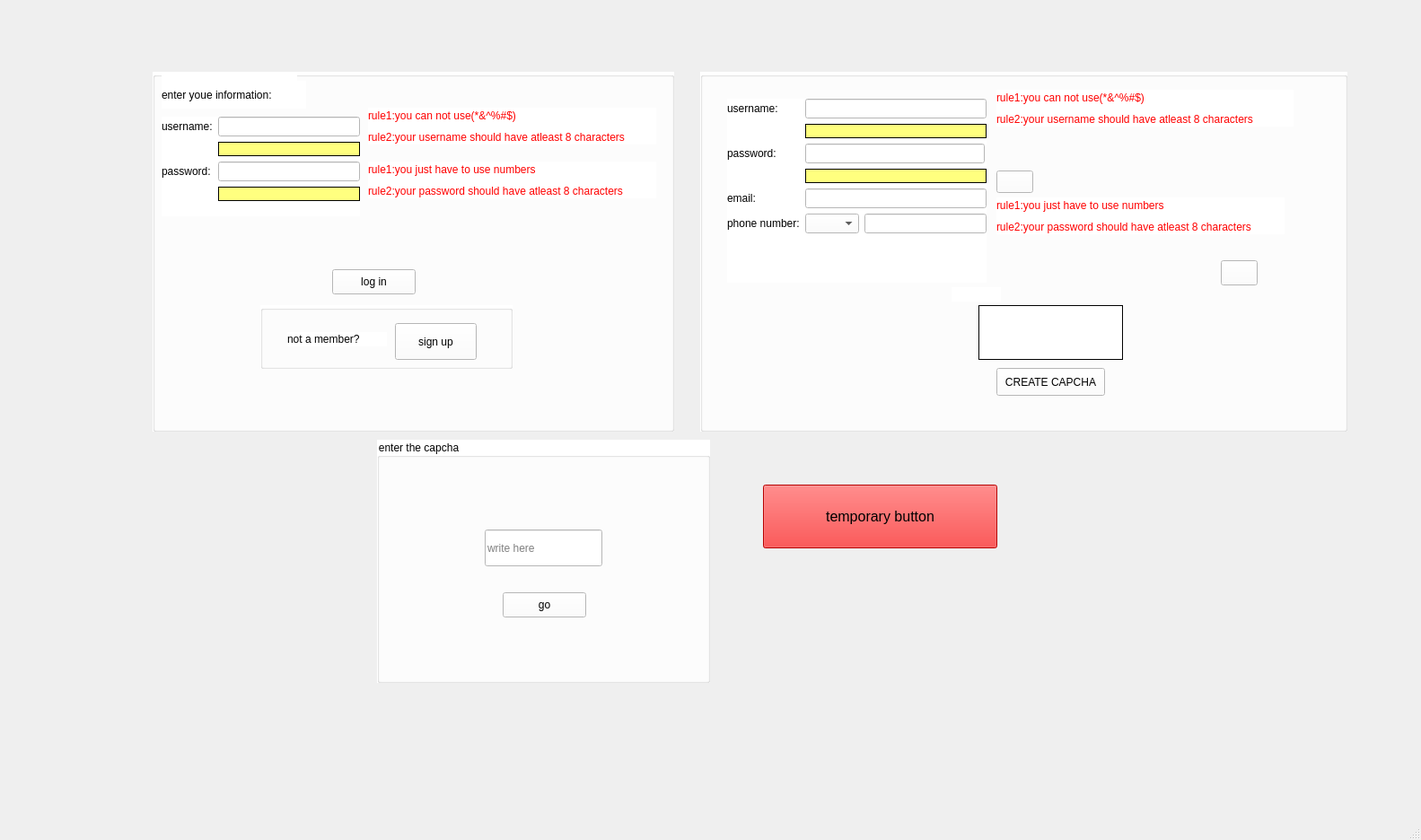
<?xml version="1.0" encoding="UTF-8"?>
<ui version="4.0">
 <class>MainWindow</class>
 <widget class="QMainWindow" name="MainWindow">
  <property name="geometry">
   <rect>
    <x>0</x>
    <y>0</y>
    <width>1583</width>
    <height>936</height>
   </rect>
  </property>
  <property name="windowTitle">
   <string>MainWindow</string>
  </property>
  <property name="styleSheet">
   <string notr="true"/>
  </property>
  <widget class="QWidget" name="centralwidget">
   <widget class="QGroupBox" name="loginBox">
    <property name="geometry">
     <rect>
      <x>170</x>
      <y>80</y>
      <width>581</width>
      <height>401</height>
     </rect>
    </property>
    <property name="styleSheet">
     <string notr="true">background-color: rgb(255, 0, 0);
background-color: rgb(255, 255, 255);</string>
    </property>
    <property name="title">
     <string/>
    </property>
    <widget class="QLabel" name="label">
     <property name="geometry">
      <rect>
       <x>10</x>
       <y>0</y>
       <width>151</width>
       <height>21</height>
      </rect>
     </property>
     <property name="text">
      <string/>
     </property>
    </widget>
    <widget class="QLabel" name="label_2">
     <property name="geometry">
      <rect>
       <x>10</x>
       <y>10</y>
       <width>161</width>
       <height>31</height>
      </rect>
     </property>
     <property name="text">
      <string>enter youe information:</string>
     </property>
    </widget>
    <widget class="QLabel" name="label_3">
     <property name="geometry">
      <rect>
       <x>20</x>
       <y>100</y>
       <width>55</width>
       <height>16</height>
      </rect>
     </property>
     <property name="text">
      <string/>
     </property>
    </widget>
    <widget class="QPushButton" name="login_Button">
     <property name="geometry">
      <rect>
       <x>200</x>
       <y>220</y>
       <width>93</width>
       <height>28</height>
      </rect>
     </property>
     <property name="text">
      <string>log in</string>
     </property>
    </widget>
    <widget class="QLabel" name="label_12">
     <property name="geometry">
      <rect>
       <x>200</x>
       <y>280</y>
       <width>121</width>
       <height>16</height>
      </rect>
     </property>
     <property name="text">
      <string/>
     </property>
    </widget>
    <widget class="QGroupBox" name="groupBox_2">
     <property name="geometry">
      <rect>
       <x>120</x>
       <y>260</y>
       <width>281</width>
       <height>71</height>
      </rect>
     </property>
     <property name="styleSheet">
      <string notr="true">background-color: rgb(255, 255, 255);</string>
     </property>
     <property name="title">
      <string/>
     </property>
     <widget class="QLabel" name="label_13">
      <property name="geometry">
       <rect>
        <x>30</x>
        <y>30</y>
        <width>111</width>
        <height>16</height>
       </rect>
      </property>
      <property name="text">
       <string>not a member?</string>
      </property>
     </widget>
     <widget class="QPushButton" name="signup_button">
      <property name="geometry">
       <rect>
        <x>150</x>
        <y>20</y>
        <width>91</width>
        <height>41</height>
       </rect>
      </property>
      <property name="text">
       <string>sign up</string>
      </property>
     </widget>
    </widget>
    <widget class="QWidget" name="formLayoutWidget">
     <property name="geometry">
      <rect>
       <x>10</x>
       <y>50</y>
       <width>221</width>
       <height>111</height>
      </rect>
     </property>
     <layout class="QFormLayout" name="formLayout">
      <item row="0" column="0">
       <widget class="QLabel" name="label_5">
        <property name="text">
         <string>username:</string>
        </property>
       </widget>
      </item>
      <item row="0" column="1">
       <widget class="QLineEdit" name="login_username">
        <property name="text">
         <string/>
        </property>
       </widget>
      </item>
      <item row="1" column="1">
       <widget class="QLabel" name="label_19">
        <property name="styleSheet">
         <string notr="true">background-color: rgb(255, 255, 127);</string>
        </property>
        <property name="frameShape">
         <enum>QFrame::Box</enum>
        </property>
        <property name="text">
         <string/>
        </property>
       </widget>
      </item>
      <item row="2" column="0">
       <widget class="QLabel" name="label_4">
        <property name="text">
         <string>password:</string>
        </property>
       </widget>
      </item>
      <item row="2" column="1">
       <widget class="QLineEdit" name="login_password"/>
      </item>
      <item row="3" column="1">
       <widget class="QLabel" name="label_20">
        <property name="styleSheet">
         <string notr="true">background-color: rgb(255, 255, 127);</string>
        </property>
        <property name="frameShape">
         <enum>QFrame::Box</enum>
        </property>
        <property name="text">
         <string/>
        </property>
       </widget>
      </item>
     </layout>
    </widget>
    <widget class="QWidget" name="verticalLayoutWidget">
     <property name="geometry">
      <rect>
       <x>240</x>
       <y>40</y>
       <width>321</width>
       <height>41</height>
      </rect>
     </property>
     <layout class="QVBoxLayout" name="verticalLayout_2">
      <item>
       <widget class="QLabel" name="label_7">
        <property name="styleSheet">
         <string notr="true">color: rgb(255, 0, 0);</string>
        </property>
        <property name="text">
         <string>rule1:you can not use(*&amp;^%#$)</string>
        </property>
       </widget>
      </item>
      <item>
       <widget class="QLabel" name="label_8">
        <property name="styleSheet">
         <string notr="true">color: rgb(255, 0, 0);</string>
        </property>
        <property name="text">
         <string>rule2:your username should have atleast 8 characters</string>
        </property>
       </widget>
      </item>
     </layout>
    </widget>
    <widget class="QWidget" name="verticalLayoutWidget_2">
     <property name="geometry">
      <rect>
       <x>240</x>
       <y>100</y>
       <width>321</width>
       <height>41</height>
      </rect>
     </property>
     <layout class="QVBoxLayout" name="verticalLayout_3">
      <item>
       <widget class="QLabel" name="label_25">
        <property name="styleSheet">
         <string notr="true">color: rgb(255, 0, 0);</string>
        </property>
        <property name="text">
         <string>rule1:you just have to use numbers</string>
        </property>
       </widget>
      </item>
      <item>
       <widget class="QLabel" name="label_26">
        <property name="styleSheet">
         <string notr="true">color: rgb(255, 0, 0);</string>
        </property>
        <property name="text">
         <string>rule2:your password should have atleast 8 characters</string>
        </property>
       </widget>
      </item>
     </layout>
    </widget>
   </widget>
   <widget class="QGroupBox" name="sginupBox">
    <property name="geometry">
     <rect>
      <x>780</x>
      <y>80</y>
      <width>721</width>
      <height>401</height>
     </rect>
    </property>
    <property name="styleSheet">
     <string notr="true">background-color: rgb(255, 255, 255);</string>
    </property>
    <property name="title">
     <string/>
    </property>
    <widget class="QLabel" name="label_17">
     <property name="geometry">
      <rect>
       <x>260</x>
       <y>100</y>
       <width>55</width>
       <height>16</height>
      </rect>
     </property>
     <property name="text">
      <string/>
     </property>
    </widget>
    <widget class="QPushButton" name="pushButton_4">
     <property name="geometry">
      <rect>
       <x>330</x>
       <y>330</y>
       <width>121</width>
       <height>31</height>
      </rect>
     </property>
     <property name="text">
      <string>CREATE CAPCHA</string>
     </property>
    </widget>
    <widget class="QLabel" name="label_18">
     <property name="geometry">
      <rect>
       <x>280</x>
       <y>240</y>
       <width>55</width>
       <height>16</height>
      </rect>
     </property>
     <property name="text">
      <string/>
     </property>
    </widget>
    <widget class="QLabel" name="label_11">
     <property name="geometry">
      <rect>
       <x>310</x>
       <y>260</y>
       <width>161</width>
       <height>61</height>
      </rect>
     </property>
     <property name="frameShape">
      <enum>QFrame::Box</enum>
     </property>
     <property name="text">
      <string/>
     </property>
    </widget>
    <widget class="QPushButton" name="unsee_button">
     <property name="geometry">
      <rect>
       <x>580</x>
       <y>210</y>
       <width>41</width>
       <height>28</height>
      </rect>
     </property>
     <property name="styleSheet">
      <string notr="true">image: url(:/new/prefix1/images/hide.jpg);</string>
     </property>
     <property name="text">
      <string/>
     </property>
    </widget>
    <widget class="QWidget" name="formLayoutWidget_2">
     <property name="geometry">
      <rect>
       <x>30</x>
       <y>30</y>
       <width>289</width>
       <height>205</height>
      </rect>
     </property>
     <layout class="QFormLayout" name="formLayout_3">
      <item row="0" column="0">
       <widget class="QLabel" name="label_15">
        <property name="text">
         <string>username:</string>
        </property>
       </widget>
      </item>
      <item row="0" column="1">
       <widget class="QLineEdit" name="signup_username"/>
      </item>
      <item row="1" column="1">
       <widget class="QLabel" name="label_27">
        <property name="styleSheet">
         <string notr="true">background-color: rgb(255, 255, 127);</string>
        </property>
        <property name="frameShape">
         <enum>QFrame::Box</enum>
        </property>
        <property name="text">
         <string/>
        </property>
       </widget>
      </item>
      <item row="2" column="0">
       <widget class="QLabel" name="label_16">
        <property name="text">
         <string>password:</string>
        </property>
       </widget>
      </item>
      <item row="2" column="1">
       <layout class="QHBoxLayout" name="horizontalLayout_3">
        <item>
         <widget class="QLineEdit" name="password_username">
          <property name="sizePolicy">
           <sizepolicy hsizetype="Fixed" vsizetype="Fixed">
            <horstretch>0</horstretch>
            <verstretch>0</verstretch>
           </sizepolicy>
          </property>
          <property name="maximumSize">
           <size>
            <width>200</width>
            <height>24</height>
           </size>
          </property>
         </widget>
        </item>
       </layout>
      </item>
      <item row="3" column="1">
       <widget class="QLabel" name="label_28">
        <property name="styleSheet">
         <string notr="true">background-color: rgb(255, 255, 127);</string>
        </property>
        <property name="frameShape">
         <enum>QFrame::Box</enum>
        </property>
        <property name="text">
         <string/>
        </property>
       </widget>
      </item>
      <item row="4" column="0">
       <widget class="QLabel" name="label_21">
        <property name="text">
         <string>email:</string>
        </property>
       </widget>
      </item>
      <item row="4" column="1">
       <widget class="QLineEdit" name="email"/>
      </item>
      <item row="5" column="0">
       <widget class="QLabel" name="label_22">
        <property name="text">
         <string>phone number:</string>
        </property>
       </widget>
      </item>
      <item row="5" column="1">
       <layout class="QHBoxLayout" name="horizontalLayout_5">
        <item>
         <widget class="QComboBox" name="comboBox">
          <property name="maximumSize">
           <size>
            <width>60</width>
            <height>16777215</height>
           </size>
          </property>
         </widget>
        </item>
        <item>
         <widget class="QLineEdit" name="phone"/>
        </item>
       </layout>
      </item>
     </layout>
    </widget>
    <widget class="QWidget" name="verticalLayoutWidget_3">
     <property name="geometry">
      <rect>
       <x>330</x>
       <y>20</y>
       <width>331</width>
       <height>41</height>
      </rect>
     </property>
     <layout class="QVBoxLayout" name="verticalLayout_4">
      <item>
       <widget class="QLabel" name="label_23">
        <property name="styleSheet">
         <string notr="true">color: rgb(255, 0, 0);</string>
        </property>
        <property name="text">
         <string>rule1:you can not use(*&amp;^%#$)</string>
        </property>
       </widget>
      </item>
      <item>
       <widget class="QLabel" name="label_24">
        <property name="styleSheet">
         <string notr="true">color: rgb(255, 0, 0);</string>
        </property>
        <property name="text">
         <string>rule2:your username should have atleast 8 characters</string>
        </property>
       </widget>
      </item>
     </layout>
    </widget>
    <widget class="QWidget" name="verticalLayoutWidget_4">
     <property name="geometry">
      <rect>
       <x>330</x>
       <y>140</y>
       <width>321</width>
       <height>41</height>
      </rect>
     </property>
     <layout class="QVBoxLayout" name="verticalLayout_5">
      <item>
       <widget class="QLabel" name="label_9">
        <property name="styleSheet">
         <string notr="true">color: rgb(255, 0, 0);</string>
        </property>
        <property name="text">
         <string>rule1:you just have to use numbers</string>
        </property>
       </widget>
      </item>
      <item>
       <widget class="QLabel" name="label_10">
        <property name="styleSheet">
         <string notr="true">color: rgb(255, 0, 0);</string>
        </property>
        <property name="text">
         <string>rule2:your password should have atleast 8 characters</string>
        </property>
       </widget>
      </item>
     </layout>
    </widget>
    <widget class="QPushButton" name="see_button">
     <property name="geometry">
      <rect>
       <x>330</x>
       <y>110</y>
       <width>41</width>
       <height>25</height>
      </rect>
     </property>
     <property name="sizePolicy">
      <sizepolicy hsizetype="Fixed" vsizetype="Fixed">
       <horstretch>0</horstretch>
       <verstretch>0</verstretch>
      </sizepolicy>
     </property>
     <property name="styleSheet">
      <string notr="true">image: url(:/new/prefix1/images/see.jpg);</string>
     </property>
     <property name="text">
      <string/>
     </property>
    </widget>
   </widget>
   <widget class="QGroupBox" name="groupBox_4">
    <property name="geometry">
     <rect>
      <x>420</x>
      <y>490</y>
      <width>371</width>
      <height>271</height>
     </rect>
    </property>
    <property name="styleSheet">
     <string notr="true">background-color: rgb(255, 255, 255);</string>
    </property>
    <property name="title">
     <string>enter the capcha</string>
    </property>
    <widget class="QLineEdit" name="lineEdit_5">
     <property name="geometry">
      <rect>
       <x>120</x>
       <y>100</y>
       <width>131</width>
       <height>41</height>
      </rect>
     </property>
     <property name="placeholderText">
      <string>write here</string>
     </property>
    </widget>
    <widget class="QPushButton" name="capchaEnterd_button">
     <property name="enabled">
      <bool>true</bool>
     </property>
     <property name="geometry">
      <rect>
       <x>140</x>
       <y>170</y>
       <width>93</width>
       <height>28</height>
      </rect>
     </property>
     <property name="text">
      <string>go</string>
     </property>
    </widget>
   </widget>
   <widget class="QPushButton" name="shortcutButton1">
    <property name="geometry">
     <rect>
      <x>850</x>
      <y>540</y>
      <width>261</width>
      <height>71</height>
     </rect>
    </property>
    <property name="font">
     <font>
      <pointsize>12</pointsize>
     </font>
    </property>
    <property name="styleSheet">
     <string notr="true">background-color: rgb(255, 0, 0);</string>
    </property>
    <property name="text">
     <string>temporary button</string>
    </property>
   </widget>
  </widget>
  <widget class="QMenuBar" name="menubar">
   <property name="geometry">
    <rect>
     <x>0</x>
     <y>0</y>
     <width>1583</width>
     <height>25</height>
    </rect>
   </property>
  </widget>
  <widget class="QStatusBar" name="statusbar"/>
 </widget>
 <resources/>
 <connections/>
</ui>
